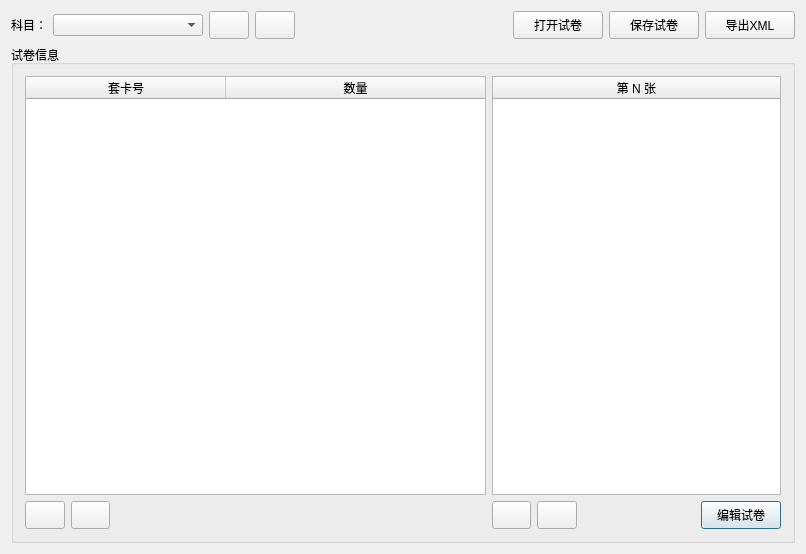
<?xml version="1.0" encoding="UTF-8"?>
<ui version="4.0">
 <class>CardCombineClass</class>
 <widget class="QDialog" name="CardCombineClass">
  <property name="geometry">
   <rect>
    <x>0</x>
    <y>0</y>
    <width>806</width>
    <height>554</height>
   </rect>
  </property>
  <property name="sizePolicy">
   <sizepolicy hsizetype="Fixed" vsizetype="Fixed">
    <horstretch>0</horstretch>
    <verstretch>0</verstretch>
   </sizepolicy>
  </property>
  <property name="maximumSize">
   <size>
    <width>16777215</width>
    <height>1666666</height>
   </size>
  </property>
  <property name="windowTitle">
   <string>套卡制作软件</string>
  </property>
  <layout class="QGridLayout" name="gridLayout_3">
   <item row="2" column="0">
    <widget class="QGroupBox" name="groupBox">
     <property name="title">
      <string>试卷信息</string>
     </property>
     <layout class="QGridLayout" name="gridLayout">
      <item row="1" column="8">
       <widget class="QPushButton" name="editPageBtn">
        <property name="minimumSize">
         <size>
          <width>0</width>
          <height>28</height>
         </size>
        </property>
        <property name="toolTip">
         <string>格式制作</string>
        </property>
        <property name="text">
         <string>编辑试卷</string>
        </property>
        <property name="flat">
         <bool>false</bool>
        </property>
       </widget>
      </item>
      <item row="1" column="7">
       <spacer name="horizontalSpacer_3">
        <property name="orientation">
         <enum>Qt::Horizontal</enum>
        </property>
        <property name="sizeHint" stdset="0">
         <size>
          <width>112</width>
          <height>20</height>
         </size>
        </property>
       </spacer>
      </item>
      <item row="1" column="6">
       <widget class="QPushButton" name="deletePageBtn">
        <property name="minimumSize">
         <size>
          <width>32</width>
          <height>28</height>
         </size>
        </property>
        <property name="toolTip">
         <string>移除一张试卷</string>
        </property>
        <property name="text">
         <string/>
        </property>
        <property name="icon">
         <iconset resource="../CardSet.qrc">
          <normaloff>:/CardCombine/Resources/minus2_.png</normaloff>:/CardCombine/Resources/minus2_.png</iconset>
        </property>
        <property name="iconSize">
         <size>
          <width>20</width>
          <height>20</height>
         </size>
        </property>
       </widget>
      </item>
      <item row="1" column="5">
       <widget class="QPushButton" name="addPageBtn">
        <property name="minimumSize">
         <size>
          <width>32</width>
          <height>28</height>
         </size>
        </property>
        <property name="toolTip">
         <string>添加一张试卷</string>
        </property>
        <property name="text">
         <string/>
        </property>
        <property name="icon">
         <iconset resource="../CardSet.qrc">
          <normaloff>:/CardCombine/Resources/plus2_.png</normaloff>:/CardCombine/Resources/plus2_.png</iconset>
        </property>
        <property name="iconSize">
         <size>
          <width>20</width>
          <height>20</height>
         </size>
        </property>
       </widget>
      </item>
      <item row="1" column="4">
       <spacer name="horizontalSpacer_5">
        <property name="orientation">
         <enum>Qt::Horizontal</enum>
        </property>
        <property name="sizeHint" stdset="0">
         <size>
          <width>113</width>
          <height>20</height>
         </size>
        </property>
       </spacer>
      </item>
      <item row="0" column="5" colspan="4">
       <widget class="QTableWidget" name="subTable">
        <property name="editTriggers">
         <set>QAbstractItemView::NoEditTriggers</set>
        </property>
        <property name="selectionMode">
         <enum>QAbstractItemView::SingleSelection</enum>
        </property>
        <property name="selectionBehavior">
         <enum>QAbstractItemView::SelectRows</enum>
        </property>
        <attribute name="horizontalHeaderVisible">
         <bool>true</bool>
        </attribute>
        <attribute name="horizontalHeaderCascadingSectionResizes">
         <bool>false</bool>
        </attribute>
        <attribute name="horizontalHeaderMinimumSectionSize">
         <number>30</number>
        </attribute>
        <attribute name="horizontalHeaderShowSortIndicator" stdset="0">
         <bool>false</bool>
        </attribute>
        <attribute name="horizontalHeaderStretchLastSection">
         <bool>true</bool>
        </attribute>
        <attribute name="verticalHeaderVisible">
         <bool>false</bool>
        </attribute>
        <attribute name="verticalHeaderCascadingSectionResizes">
         <bool>true</bool>
        </attribute>
        <attribute name="verticalHeaderHighlightSections">
         <bool>false</bool>
        </attribute>
        <column>
         <property name="text">
          <string>第 N 张</string>
         </property>
        </column>
       </widget>
      </item>
      <item row="1" column="0">
       <widget class="QPushButton" name="addPaperBtn">
        <property name="sizePolicy">
         <sizepolicy hsizetype="Minimum" vsizetype="Fixed">
          <horstretch>0</horstretch>
          <verstretch>0</verstretch>
         </sizepolicy>
        </property>
        <property name="minimumSize">
         <size>
          <width>32</width>
          <height>28</height>
         </size>
        </property>
        <property name="toolTip">
         <string>新建一套试卷</string>
        </property>
        <property name="text">
         <string/>
        </property>
        <property name="icon">
         <iconset resource="../CardSet.qrc">
          <normaloff>:/CardCombine/Resources/plus2_.png</normaloff>:/CardCombine/Resources/plus2_.png</iconset>
        </property>
        <property name="iconSize">
         <size>
          <width>20</width>
          <height>20</height>
         </size>
        </property>
       </widget>
      </item>
      <item row="1" column="1">
       <widget class="QPushButton" name="deletePaperBtn">
        <property name="sizePolicy">
         <sizepolicy hsizetype="Minimum" vsizetype="Fixed">
          <horstretch>0</horstretch>
          <verstretch>0</verstretch>
         </sizepolicy>
        </property>
        <property name="minimumSize">
         <size>
          <width>32</width>
          <height>28</height>
         </size>
        </property>
        <property name="toolTip">
         <string>删除一套试卷</string>
        </property>
        <property name="text">
         <string/>
        </property>
        <property name="icon">
         <iconset resource="../CardSet.qrc">
          <normaloff>:/CardCombine/Resources/minus2_.png</normaloff>:/CardCombine/Resources/minus2_.png</iconset>
        </property>
        <property name="iconSize">
         <size>
          <width>20</width>
          <height>20</height>
         </size>
        </property>
       </widget>
      </item>
      <item row="1" column="2">
       <spacer name="horizontalSpacer_2">
        <property name="orientation">
         <enum>Qt::Horizontal</enum>
        </property>
        <property name="sizeHint" stdset="0">
         <size>
          <width>112</width>
          <height>20</height>
         </size>
        </property>
       </spacer>
      </item>
      <item row="1" column="3">
       <spacer name="horizontalSpacer_4">
        <property name="orientation">
         <enum>Qt::Horizontal</enum>
        </property>
        <property name="sizeHint" stdset="0">
         <size>
          <width>133</width>
          <height>20</height>
         </size>
        </property>
       </spacer>
      </item>
      <item row="0" column="0" colspan="5">
       <widget class="QTableWidget" name="paperSetTable">
        <property name="sizePolicy">
         <sizepolicy hsizetype="Preferred" vsizetype="Preferred">
          <horstretch>0</horstretch>
          <verstretch>0</verstretch>
         </sizepolicy>
        </property>
        <property name="editTriggers">
         <set>QAbstractItemView::NoEditTriggers</set>
        </property>
        <property name="selectionMode">
         <enum>QAbstractItemView::SingleSelection</enum>
        </property>
        <property name="selectionBehavior">
         <enum>QAbstractItemView::SelectRows</enum>
        </property>
        <attribute name="horizontalHeaderCascadingSectionResizes">
         <bool>false</bool>
        </attribute>
        <attribute name="horizontalHeaderDefaultSectionSize">
         <number>200</number>
        </attribute>
        <attribute name="horizontalHeaderHighlightSections">
         <bool>true</bool>
        </attribute>
        <attribute name="horizontalHeaderMinimumSectionSize">
         <number>50</number>
        </attribute>
        <attribute name="horizontalHeaderShowSortIndicator" stdset="0">
         <bool>false</bool>
        </attribute>
        <attribute name="horizontalHeaderStretchLastSection">
         <bool>true</bool>
        </attribute>
        <attribute name="verticalHeaderCascadingSectionResizes">
         <bool>false</bool>
        </attribute>
        <column>
         <property name="text">
          <string>套卡号</string>
         </property>
        </column>
        <column>
         <property name="text">
          <string>数量</string>
         </property>
        </column>
       </widget>
      </item>
     </layout>
    </widget>
   </item>
   <item row="1" column="0">
    <layout class="QGridLayout" name="gridLayout_2">
     <item row="0" column="1">
      <widget class="QComboBox" name="comboBox">
       <property name="minimumSize">
        <size>
         <width>150</width>
         <height>0</height>
        </size>
       </property>
      </widget>
     </item>
     <item row="0" column="0">
      <widget class="QLabel" name="label">
       <property name="text">
        <string>科目：</string>
       </property>
      </widget>
     </item>
     <item row="0" column="2">
      <widget class="QPushButton" name="addCourseBtn">
       <property name="sizePolicy">
        <sizepolicy hsizetype="Minimum" vsizetype="Fixed">
         <horstretch>0</horstretch>
         <verstretch>0</verstretch>
        </sizepolicy>
       </property>
       <property name="minimumSize">
        <size>
         <width>32</width>
         <height>28</height>
        </size>
       </property>
       <property name="toolTip">
        <string>新建一套试卷</string>
       </property>
       <property name="text">
        <string/>
       </property>
       <property name="icon">
        <iconset resource="../CardSet.qrc">
         <normaloff>:/CardCombine/Resources/plus2_.png</normaloff>:/CardCombine/Resources/plus2_.png</iconset>
       </property>
       <property name="iconSize">
        <size>
         <width>20</width>
         <height>20</height>
        </size>
       </property>
      </widget>
     </item>
     <item row="0" column="3">
      <widget class="QPushButton" name="deleteCourseBtn">
       <property name="sizePolicy">
        <sizepolicy hsizetype="Minimum" vsizetype="Fixed">
         <horstretch>0</horstretch>
         <verstretch>0</verstretch>
        </sizepolicy>
       </property>
       <property name="minimumSize">
        <size>
         <width>32</width>
         <height>28</height>
        </size>
       </property>
       <property name="toolTip">
        <string>删除一套试卷</string>
       </property>
       <property name="text">
        <string/>
       </property>
       <property name="icon">
        <iconset resource="../CardSet.qrc">
         <normaloff>:/CardCombine/Resources/minus2_.png</normaloff>:/CardCombine/Resources/minus2_.png</iconset>
       </property>
       <property name="iconSize">
        <size>
         <width>20</width>
         <height>20</height>
        </size>
       </property>
      </widget>
     </item>
     <item row="0" column="4">
      <spacer name="horizontalSpacer">
       <property name="orientation">
        <enum>Qt::Horizontal</enum>
       </property>
       <property name="sizeHint" stdset="0">
        <size>
         <width>40</width>
         <height>20</height>
        </size>
       </property>
      </spacer>
     </item>
     <item row="0" column="5">
      <widget class="QPushButton" name="openPaperBtn">
       <property name="minimumSize">
        <size>
         <width>90</width>
         <height>28</height>
        </size>
       </property>
       <property name="text">
        <string>打开试卷</string>
       </property>
      </widget>
     </item>
     <item row="0" column="6">
      <widget class="QPushButton" name="savePaperBtn">
       <property name="minimumSize">
        <size>
         <width>90</width>
         <height>28</height>
        </size>
       </property>
       <property name="text">
        <string>保存试卷</string>
       </property>
      </widget>
     </item>
     <item row="0" column="7">
      <widget class="QPushButton" name="importPaperBtn">
       <property name="sizePolicy">
        <sizepolicy hsizetype="Minimum" vsizetype="Fixed">
         <horstretch>0</horstretch>
         <verstretch>0</verstretch>
        </sizepolicy>
       </property>
       <property name="minimumSize">
        <size>
         <width>90</width>
         <height>28</height>
        </size>
       </property>
       <property name="text">
        <string>导出XML</string>
       </property>
      </widget>
     </item>
    </layout>
   </item>
  </layout>
 </widget>
 <layoutdefault spacing="6" margin="11"/>
 <tabstops>
  <tabstop>openPaperBtn</tabstop>
  <tabstop>savePaperBtn</tabstop>
  <tabstop>addPaperBtn</tabstop>
  <tabstop>deletePaperBtn</tabstop>
  <tabstop>paperSetTable</tabstop>
  <tabstop>addPageBtn</tabstop>
  <tabstop>deletePageBtn</tabstop>
  <tabstop>editPageBtn</tabstop>
  <tabstop>subTable</tabstop>
  <tabstop>importPaperBtn</tabstop>
 </tabstops>
 <resources>
  <include location="../CardSet.qrc"/>
 </resources>
 <connections/>
</ui>
